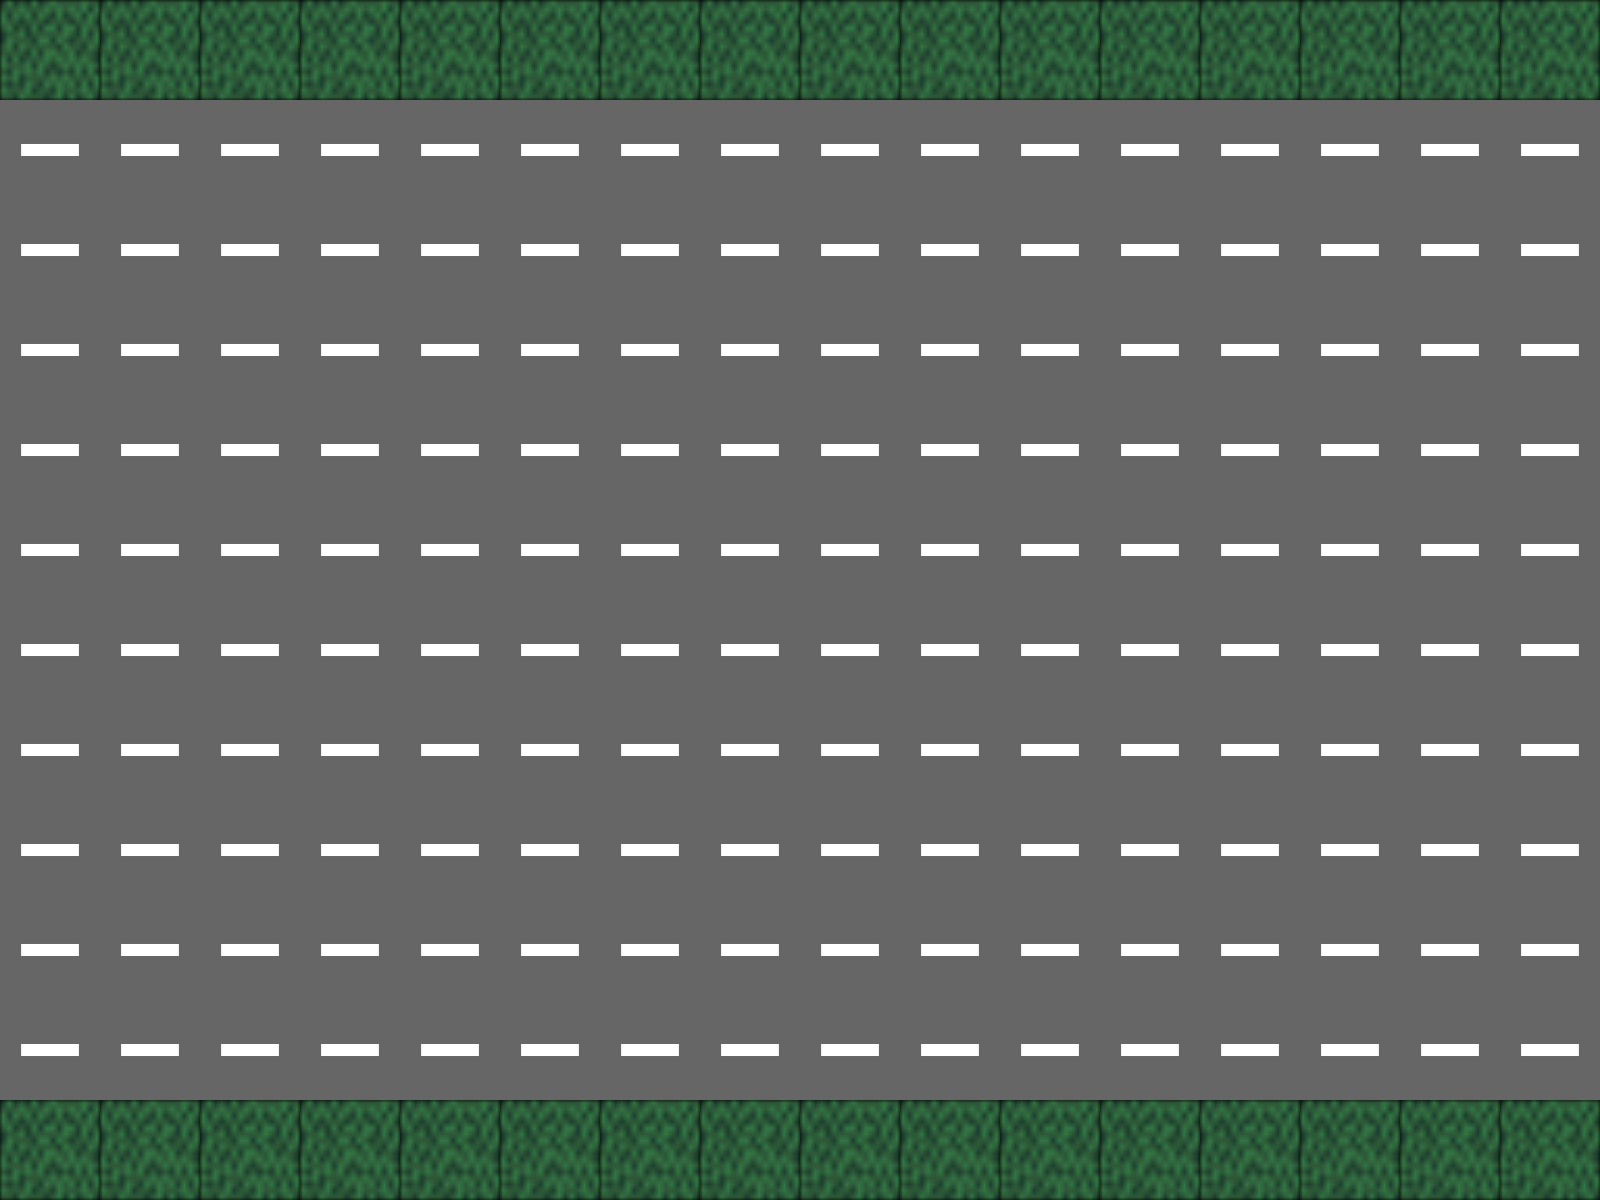

The image is a tile-based game level rendered from a .tmx file. Its description and source (layers, tilesets, objects; grid data summarised) follow:
An orthogonal 16x12 tile map with 100x100 px tiles, 1 tile layer (estrada) and 11 objects (5x esquerda, 5x direita, player).

<map version="1.2" tiledversion="1.2.5" orientation="orthogonal" renderorder="right-down" width="16" height="12" tilewidth="100" tileheight="100" infinite="0" nextlayerid="3" nextobjectid="12">
 <tileset firstgid="1" name="tiles-rua-02" tilewidth="100" tileheight="100" tilecount="7" columns="7">
  <image source="tiles-rua-02.png" width="700" height="100" />
 </tileset>
 <layer id="1" name="estrada" width="16" height="12">
  <data>[192 cells, 192 non-empty, 2 distinct tile ids]</data>
 </layer>
 <objectgroup id="2" name="posicao" offsetx="-2" offsety="6">
  <object id="1" name="player" x="754" y="1164">
   <point />
  </object>
  <object id="2" name="esquerda" x="-66" y="136">
   <point />
  </object>
  <object id="3" name="esquerda" x="-72" y="340">
   <point />
  </object>
  <object id="4" name="esquerda" x="-70" y="542">
   <point />
  </object>
  <object id="5" name="esquerda" x="-72" y="734">
   <point />
  </object>
  <object id="6" name="esquerda" x="-62" y="942">
   <point />
  </object>
  <object id="7" name="direita" x="1698" y="1040">
   <point />
  </object>
  <object id="8" name="direita" x="1692" y="832">
   <point />
  </object>
  <object id="9" name="direita" x="1684" y="650">
   <point />
  </object>
  <object id="10" name="direita" x="1678" y="436">
   <point />
  </object>
  <object id="11" name="direita" x="1668" y="240">
   <point />
  </object>
 </objectgroup>
</map>
